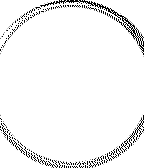
#> input picture resources/src/clock_faces/d_face_ring.png, 144 x 168 px
$ python make_d_face.py   (Python 2 division)   (older library calls are emulated)
#> lines starting #> are read from the running program, lines starting #| are printed output that depends on the picture; after the words box and inside, x2 and y2 are one past the last pixel; in counts of white or black regions, pixels touching at a corner belong together
### resources/src/clock_faces/FaceMaker.py
import PIL.Image
import PIL.ImageFont
import PIL.ImageDraw
import PIL.ImageChops
import math
import sys

def round(f):
    return int(f + 0.5)

threshold = 127
thresholdMap = [0] * (256 - threshold) + [255] * (threshold)

class FaceMaker:

    """ This class serves to collect several useful functions for
    generating clock (watch) faces for the Wright watch app.  Since
    clock faces tend to be rigidly geometric and repeating, and are
    often complex, I often find it easier to write a program to
    generate them rather than to paint them by hand.

    The is, of course, no requirement to generate clock faces with a
    program.

    This tool generates content into a large buffer then downsamples
    and filters it into the final results on the call to flush().

    """

    standardLabels = [(30, '1'), (60, '2'), (90, '3'), (120, '4'),
                      (150, '5'), (180, '6'), (210, '7'), (240, '8'),
                      (270, '9'), (300, '10'), (330, '11'), (0, '12')]
    romanLabels = [(30, 'I'), (60, 'II'), (90, 'III'), (120, 'IIII'),
                   (150, 'V'), (180, 'VI'), (210, 'VII'), (240, 'VIII'),
                   (270, 'IX'), (300, 'X'), (330, 'XI'), (0, 'XII')]

    def __init__(self, filter = 4.0, zoom = 1.0, origin = (0.5, 0.5),
                 bg = 255, fg = 0, upscale = 1.0, format = '1'):
        """ Sets up the buffers to generate a face.

        filter - the scale factor to enlarge the internal buffer.
        Larger numbers will increase the antialiasing effect.

        zoom - a scale to magnify the resulting face.  Larger numbers
        make the face larger than the specified parameters.  You can
        use this to experiment with different face sizes after you
        have laid out the face.

        origin - the (0, 0) point of the source coordinates, usually
        the center of the screen.

        bg - the background color.
        fg - the foreground color, default for drawing.

        upscale - generates an extra-big image for debugging clarity.
        format - specifies the output format, for debugging clarity.

        """
#> called with filter = 4, zoom = 0.92, origin = (0.5, 0.5), bg = 255, fg = 0, upscale = 1, format = '1'

        self.filter = filter
        self.zoom = zoom
        self.origin = origin
        self.bg = bg
        self.fg = fg
        self.upscale = upscale
        self.format = format

        # Size of the target screen.
        self.targetSize = (round(144 * self.upscale), round(168 * self.upscale))
        self.maxTargetSize = max(self.targetSize)
        self.cropOrigin = ((self.maxTargetSize - self.targetSize[0]) / 2,
                           (self.maxTargetSize - self.targetSize[1]) / 2)

        # Size of the internal buffer.  Square.
        self.maxSize = round(self.maxTargetSize * self.filter)
        self.size = (self.maxSize, self.maxSize)

        self.buffer = PIL.Image.new('L', self.size, 0)
#> self.buffer: PIL image 672x672 L; every value is 0
        self.draw = PIL.ImageDraw.Draw(self.buffer)

        self.target = PIL.Image.new(self.format, self.targetSize, self.bg)
#> self.target: PIL image 144x168 1; every value is 1
        self.tdraw = PIL.ImageDraw.Draw(self.target)

        self.fullFg = PIL.Image.new(self.format, self.targetSize, self.fg)
#> self.fullFg: PIL image 144x168 1; every value is 0

    def setFg(self, fg):
        """ Changes the foreground color for future draw operations.
        This requires a flush. """
#> called with fg = 128

        self.flush()
#> in flush, `b = self.buffer.resize((self.maxTargetSize, self.maxTargetSize), PIL.I..`: b: PIL image 168x168 L; every value is 0
        self.fg = fg

        self.fullFg = PIL.Image.new('L', self.targetSize, self.fg)
#> self.fullFg: PIL image 144x168 L; every value is 128
        self.fullFg = self.fullFg.convert('1')
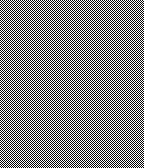
#> self.fullFg: PIL image 144x168 1; 50% white in thin lines or dots

        # [8 lines of commented-out code are left out]

    # [6 lines left out: function fill, not called in this run]

    def flush(self, dither = True):
        """ Copies the recently-drawn buffer to the target and clears
        the buffer for more drawing. """

        b = self.buffer.resize((self.maxTargetSize, self.maxTargetSize), PIL.Image.ANTIALIAS)
        b = b.crop((self.cropOrigin[0],
                    self.cropOrigin[1],
                    self.cropOrigin[0] + self.targetSize[0],
                    self.cropOrigin[1] + self.targetSize[1]))
        if not dither:
            b = b.point(thresholdMap)
        b = b.convert(self.format)
        self.target.paste(self.fullFg, (0, 0), b)

        self.buffer = PIL.Image.new('L', self.size, 0)
        self.draw = PIL.ImageDraw.Draw(self.buffer)

    def computePolar(self, angle, r, center = (0, 0)):
        """ Computes the (x, y) point given a center, angle, and radius. """
        angle -= 90 # start from 12
        x = r * math.cos(angle * math.pi / 180.0) + center[0]
        y = r * math.sin(angle * math.pi / 180.0) + center[1]
        return x, y

    def d2b(self, d):
        """ Scales the floating-point delta value into a buffer delta. """
        return round(d * self.zoom * self.maxSize)

    def b2d(self, s):
        """ Scales buffer delta into face coordinates. """
        return float(s) / (self.zoom * self.maxSize)

    def p2b(self, *p):
        """ Scales the floating-point point (or list of points) into a
        buffer pixel. """

        result = []
        for pi in range(0, len(p), 2):
            result += [self.d2b(p[pi] + self.origin[0] / self.zoom),
                       self.d2b(p[pi + 1] + self.origin[1] / self.zoom)]
#> call 2 of flush, with dither = True
#> in flush (call 2), `b = self.buffer.resize((self.maxTargetSize, self.maxTargetSize), PIL.I..`:
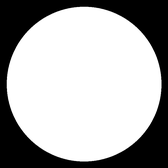
#> b: PIL image 168x168 L; min 0, max 255, mean 169.9
#> in flush (call 2), `b = b.convert(self.format)`: b: PIL image 144x168 1; 76% white; 2 black regions, box (x1, y1, x2, y2) and area: (0, 0, 144, 55) 2913, (0, 113, 144, 168) 2887
#> in flush (call 2), `self.target.paste(self.fullFg, (0, 0), b)`: self.target: PIL image 144x168 1; 62% white; black in thin lines or dots
        return result

    def d2s(self, d):
        """ Scales the floating-point delta value into a screen delta. """
        return round(d * self.zoom * self.maxTargetSize)

    def s2d(self, s):
        """ Scales screen delta into face coordinates. """
        return float(s) / (self.zoom * self.maxTargetSize)

    # [19 lines left out: functions s2p, pixelScaleToHandScale, handScaleToPixelScale, not called in this run]

    def p2s(self, *p):
        """ Scales the floating-point point (or list of points) into a
        screen pixel. """

        result = []
        for pi in range(0, len(p), 2):
            result += [self.d2s(p[pi] + self.origin[0] / self.zoom) - self.cropOrigin[0],
                       self.d2s(p[pi + 1] + self.origin[1] / self.zoom) - self.cropOrigin[1]]
        return result


    def fillCircle(self, diameter, center = (0, 0)):
        """ Draws a filled circle into the buffer.  Same as drawRing with width = None. """
        r = diameter / 2.0
        self.draw.ellipse(self.p2b(center[0] - r, center[1] - r, center[0] + r, center[1] + r), fill = 255)

    # [4 lines left out: function clearCircle, not called in this run]

    def drawRing(self, diameter,  width = 0.003, center = (0, 0)):
        """ Draws a filled circle with a thin or thick ring into the
        buffer.  The circle is always filled, so draw concentric rings
        from the outside in. """

        r = diameter / 2.0
        outer = self.p2b(center[0] - r, center[1] - r, center[0] + r, center[1] + r)
        self.draw.ellipse(outer, fill = 255)

        if width is not None:
            r -= width
            inner = self.p2b(center[0] - r, center[1] - r, center[0] + r, center[1] + r)
            # Make sure the ring has at least one pixel.
            inner = [max(inner[0], outer[0] + 1), max(inner[1], outer[1] + 1),
                     min(inner[2], outer[2] - 1), min(inner[3], outer[3] - 1)]

            self.draw.ellipse(inner, fill = 0)

    def drawLine(self, points, width = 0.003):
        """ Draws a line into the buffer in buffer coordinates. """

        self.draw.line(self.p2b(*points), fill = 255, width = self.d2b(width))

    def drawTicks(self, ticks, ring1, ring2, width = 0.003, center = (0, 0)):
        """ Draws tick marks around a ring.  ticks is either the
        number of ticks around a full circle, or a list of angles;
        ring1 and ring2 are the radius to draw from and to, and width
        is the thickness of each tick mark. """

        if not ticks:
            return

        r1 = ring1 / 2.0
        r2 = ring2 / 2.0

        if isinstance(ticks, type(0)):
            # If we're given a number of ticks, make it a list.
            ticks = map(lambda t: t * 360.0 / ticks, range(ticks))

        for angle in ticks:
            p1 = self.computePolar(angle, r1, center = center)
            p2 = self.computePolar(angle, r2, center = center)
            self.drawLine(p1 + p2, width = width)

    def drawCircularSpots(self, ticks, ring, center = (0, 0), spotDiameter = 0.01, width = 0.003):
        """ Draws spots (actually, rings as in drawRing) in a circle,
        similar to drawTicks().  """
#> called with ticks = 12, ring = 0.968, center = (0, 0), spotDiameter = 0.05

        if not ticks:
            return

        r = ring / 2.0

        if isinstance(ticks, type(0)):
            # If we're given a number of ticks, make it a list.
            ticks = map(lambda t: t * 360.0 / ticks, range(ticks))

        for angle in ticks:
            p = self.computePolar(angle, r, center = center)
            self.drawRing(spotDiameter, width = width, center = p)

    def loadFont(self, filename, fontHeight, directDraw = True):
        """ Loads and returns a font suitable for rendering.  The
        fontHeight is given in face units, and is scaled to the target
        pixels. """
        if directDraw:
            h = self.d2s(fontHeight)
        else:
            h = self.d2b(fontHeight)
        try:
            font = PIL.ImageFont.truetype(filename, h)
        except ImportError:
            font = None
        return font

    # [24 lines left out: function drawLabel, not called in this run]

    def drawCircularLabels(self, labels, diameter, font, center = (0, 0), align = 'c', rotate = False, scale = None, directDraw = True):
        """ Draws text in a circle.  labels is a list of (angle,
        text).

        Each label is placed along the ring of the specified diameter,
        according to align: 'c' to center on the ring, 'i' to place
        the label just inside the ring, and 'o' to place it just
        outside.

        If directDraw is True, then the text is drawn directly into
        the target screen, rather than into the offscreen buffer, in
        an attempt to minimize scaling artifacts. """

        if not font:
            return

        for angle, text in labels:
            w, h = self.tdraw.textsize(text, font = font)
            tr = max(w, h) / 2.0  # text radius
            if directDraw:
                tr = self.s2d(tr)
            else:
                tr = self.b2d(tr)
            r = diameter / 2.0
            if align == 'i':
                r -= tr
            elif align == 'o':
                r += tr
            p = self.computePolar(angle, r, center = center)

            if directDraw and not rotate:
                # Just paste the text directly into the buffer, for
                # minimal aliasing.
                sp = self.p2s(*p)
                self.tdraw.text((sp[0] - w / 2, sp[1] - h / 2), text, fill = self.fg, font = font)

            elif directDraw and rotate:
                # Support directDraw with rotate.
                sp = self.p2s(*p)

                b = PIL.Image.new(self.format, (w, h), 0)
                bdraw = PIL.ImageDraw.Draw(b)
                bdraw.text((0, 0), text, fill = 255, font = font)
                b = self.__rotateImage(b, angle)

                w, h = b.size

                # We need to expand it to full size to allow the
                # indirect pasting via fullFg.
                f = PIL.Image.new(self.format, self.targetSize, 0)
                f.paste(b, (sp[0] - w / 2, sp[1] - h / 2))
                self.target.paste(self.fullFg, (0, 0), f)

            else:
                # Paste the text into a temporary buffer, rotate it
                # and/or scale it, then paste it into the target buffer.
                sp = self.p2b(*p)

                b = PIL.Image.new('L', (w, h), 0)
                bdraw = PIL.ImageDraw.Draw(b)
                bdraw.text((0, 0), text, fill = 255, font = font)
                if scale:
                    w, h = b.size
                    ws, hs = (int(w * scale[0] + 0.5), int(h * scale[1] + 0.5))
                    b = b.resize((ws, hs), PIL.Image.ANTIALIAS)
                if rotate:
                    b = self.__rotateImage(b, angle)

                w, h = b.size
                self.buffer.paste(b, (sp[0] - w / 2, sp[1] - h / 2))

                # We need to expand it to full size to allow the
                # indirect pasting via fullFg.
                ## f = PIL.Image.new(self.format, self.targetSize, 0)
                ## f.paste(b, (sp[0] - w / 2, sp[1] - h / 2))
                ## self.target.paste(self.fullFg, (0, 0), f)

    # [13 lines left out: function __rotateImage, not called in this run]

    def pasteImage(self, p, filename, pivot, pixelScale, rotate = 0):
        """ pixelScale is the pixels per unit, or None to paste
        unscaled directly onto the target face.  pivot is the origin
        of the image in image pixels.  p is the location in face
        units. """

        im = PIL.Image.open(filename)
        if im.mode.endswith('A'):
            im = im.convert('LA')
        else:
            im = im.convert('L')
            im = PIL.ImageChops.invert(im)
            black = PIL.Image.new('L', im.size, 0)
            im = PIL.Image.merge('LA', (black, im))

        if rotate:
            # Center the source image on its pivot, and pad it with transparent.
            border = (pivot[0], pivot[1], im.size[0] - pivot[0], im.size[1] - pivot[1])
            size = (max(border[0], border[2]) * 2, max(border[1], border[3]) * 2)
            center = (size[0] / 2, size[1] / 2)
            large = PIL.Image.new('LA', size, 0)
            large.paste(im, (center[0] - pivot[0], center[1] - pivot[1]))
            im = self.__rotateImage(large, rotate)
            pivot = (im.size[0] / 2, im.size[1] / 2)

        if pixelScale is None:
            p = self.p2s(*p)
            color, mask = im.split()
            self.target.paste(color, (p[0] - pivot[0], p[1] - pivot[1]), mask)

        else:
            pixelScale = float(pixelScale)
            size = (self.d2b(im.size[0] / pixelScale),
                    self.d2b(im.size[1] / pixelScale))
            pivot = (self.d2b(pivot[0] / pixelScale),
                     self.d2b(pivot[1] / pixelScale))
            p = self.p2b(*p)
            im = im.resize(size, PIL.Image.ANTIALIAS)
            color, mask = im.split()
            color.paste(255, (0, 0, color.size[0], color.size[1]))
            self.buffer.paste(color, (p[0] - pivot[0], p[1] - pivot[1]), mask)

    # [4 lines left out: function save, not called in this run]


### resources/src/clock_faces/make_d_face.py
# This is a tool to generate a_face.png.  If you already have this
# file and are happy with it, there's no reason to run this tool
# again.

import FaceMaker
import PIL.Image

face = FaceMaker.FaceMaker(zoom = 0.92)

# 1.0 = 634 ref pixels

face.setFg(128)
#face.setFg(255)
face.fillCircle(1.0)

face.setFg(255)
face.drawCircularSpots(12, 0.968, spotDiameter = 0.05, width = None)

face.setFg(0)
#> in flush (call 3), `b = b.convert(self.format)`: b: PIL image 144x168 1; 2.1% white; 12 white regions (2 under 20 px), largest, box (x1, y1, x2, y2) and area: (31, 15, 39, 23) 50, (3, 43, 11, 51) 50, (133, 43, 141, 51) 50
#> in flush (call 3), `self.target.paste(self.fullFg, (0, 0), b)`: self.target: PIL image 144x168 1; 62.9% white; black in thin lines or dots
face.drawRing(1.6, width = 0.25)

face.flush()
#> in flush (call 4), `b = b.convert(self.format)`: b: PIL image 144x168 1; 12.9% white; 5 white regions (1 under 20 px), largest, box (x1, y1, x2, y2) and area: (0, 0, 57, 39) 805, (88, 0, 144, 38) 785, (0, 130, 55, 168) 776, (89, 131, 144, 168) 761
#> in flush (call 4), `self.target.paste(self.fullFg, (0, 0), b)`: self.target: PIL image 144x168 1; 50% white; 1 white region, box (x1, y1, x2, y2) and area: (0, 0, 144, 168) 12085
ring = PIL.Image.open('d_face_ring.png')
#> ring is the input picture: PIL image 144x168 LA; mean R, G, B, A 19.9, 19.9, 19.9, 29.2
color, mask = ring.split()
#> color: PIL image 144x168 L; 7.8% white in thin lines or dots
face.target.paste(color, (0, 0), mask)
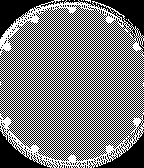
#> face.target: PIL image 144x168 1; 47% white in thin lines or dots

face.drawRing(1.0, width = 0.01)
face.setFg(0)
#> in flush (call 5), `b = b.convert(self.format)`:
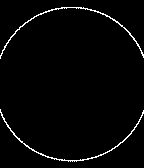
#> b: PIL image 144x168 1; 2.2% white in thin lines or dots
#> in flush (call 5), `self.target.paste(self.fullFg, (0, 0), b)`:
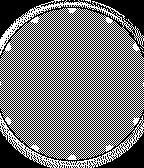
#> self.target: PIL image 144x168 1; 45.5% white in thin lines or dots
face.drawTicks(60, 0.876, 1.0, width = 0.003)
#face.drawTicks(300, 0.957, 1.0, width = 0.003)
face.drawCircularSpots(12, 0.95, spotDiameter = 0.05, width = 0.005)
#> the loop in drawCircularSpots (call 2), `for angle in ticks:` made 12 passes
#> inner in drawRing on passes 1 to 12: [324, 30, 348, 55], [470, 69, 495, 94], [578, 177, 603, 202], [617, 324, 642, 348], [578, 470, 603, 495], [470, 578, 495, 603], [324, 617, 348, 642], [177, 578, 202, 603], [69, 470, 94, 495], [30, 324, 55, 348], [69, 177, 94, 202], [177, 69, 202, 94]
face.drawRing(0.084, width = 0.0347)

font = face.loadFont('Multicolore.otf', 0.13)
face.drawCircularLabels(face.standardLabels, 0.86, font, align = 'i')
#> the loop in drawCircularLabels, `for angle, text in labels:` made 12 passes
#> (tr, r, x in computePolar, y in computePolar, sp) on passes 1, 2, 3, 4, 5, 7, 8, 10, 11: (0.0615, 0.369, 0.184, -0.319, [100, 35]), (0.0615, 0.369, 0.319, -0.184, [121, 56]), (0.0615, 0.369, 0.369, 0, [129, 84]), (0.0615, 0.369, 0.319, 0.184, [121, 112]), (0.0615, 0.369, 0.184, 0.319, [100, 133]), (0.0615, 0.369, -0.184, 0.319, [44, 133]), (0.0615, 0.369, -0.319, 0.184, [23, 112]), (0.0809, 0.349, -0.302, -0.175, [25, 57]), (0.0809, 0.349, -0.175, -0.302, [45, 37])
#> (tr, r, y in computePolar, p, sp) on passes 6, 12: (0.0615, 0.369, 0.369, (2.26e-17, 0.369), [72, 141]), (0.0809, 0.349, -0.349, (2.14e-17, -0.349), [72, 30])
#> after the loop in drawCircularLabels, `for angle, text in labels:`:
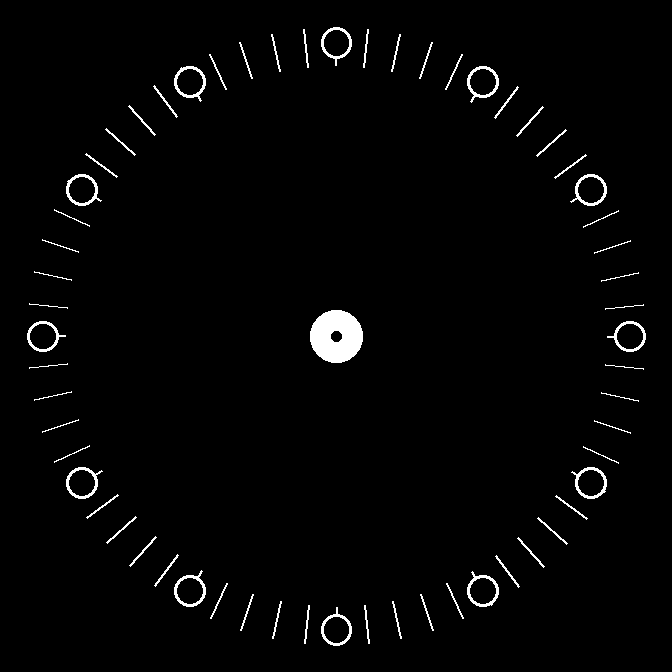
#> self.buffer: PIL image 672x672 L; 2% white; 61 white regions, largest, box (x1, y1, x2, y2) and area: (310, 310, 363, 363) 2112, (174, 66, 206, 102) 298, (467, 66, 499, 103) 298
#> after the loop in drawCircularLabels, `for angle, text in labels:`:
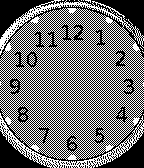
#> self.target: PIL image 144x168 1; 43.6% white in thin lines or dots

cx, cy = 0.120, 0.15
face.pasteImage((-cx, cy), 'date_card_white.png', (15, 8), None)
#> (the run stopped early here; a loop or call above may not have finished)
